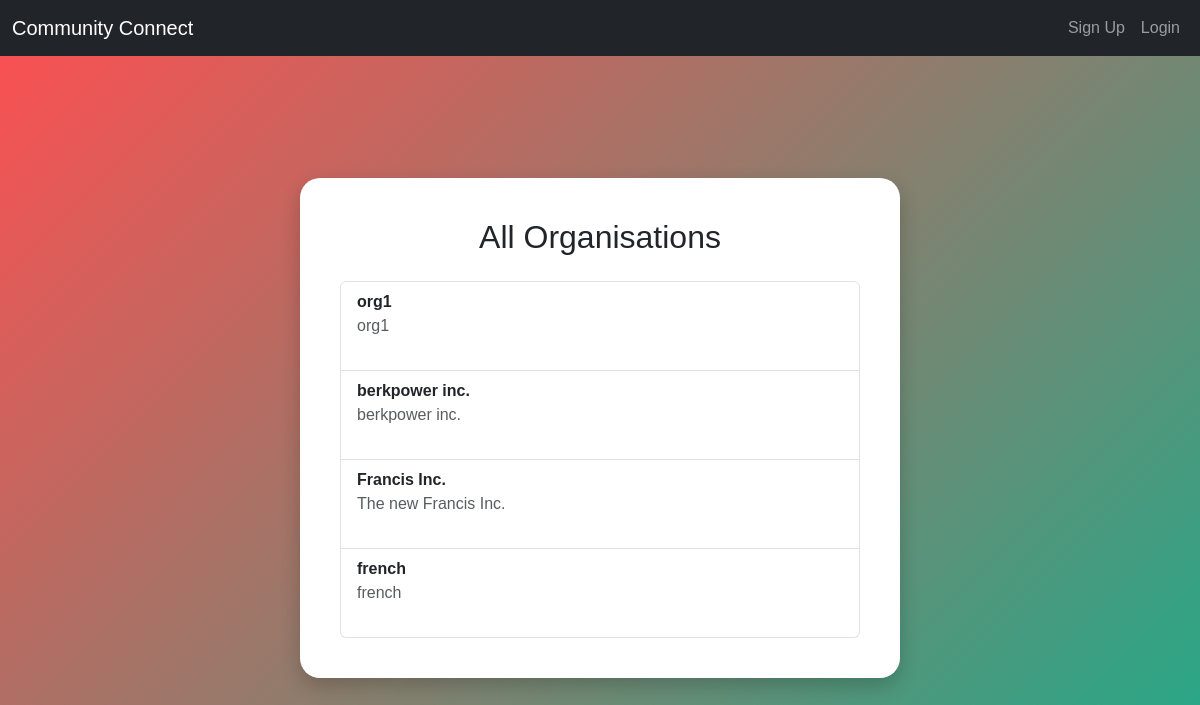
The app's page /organisations, older data.
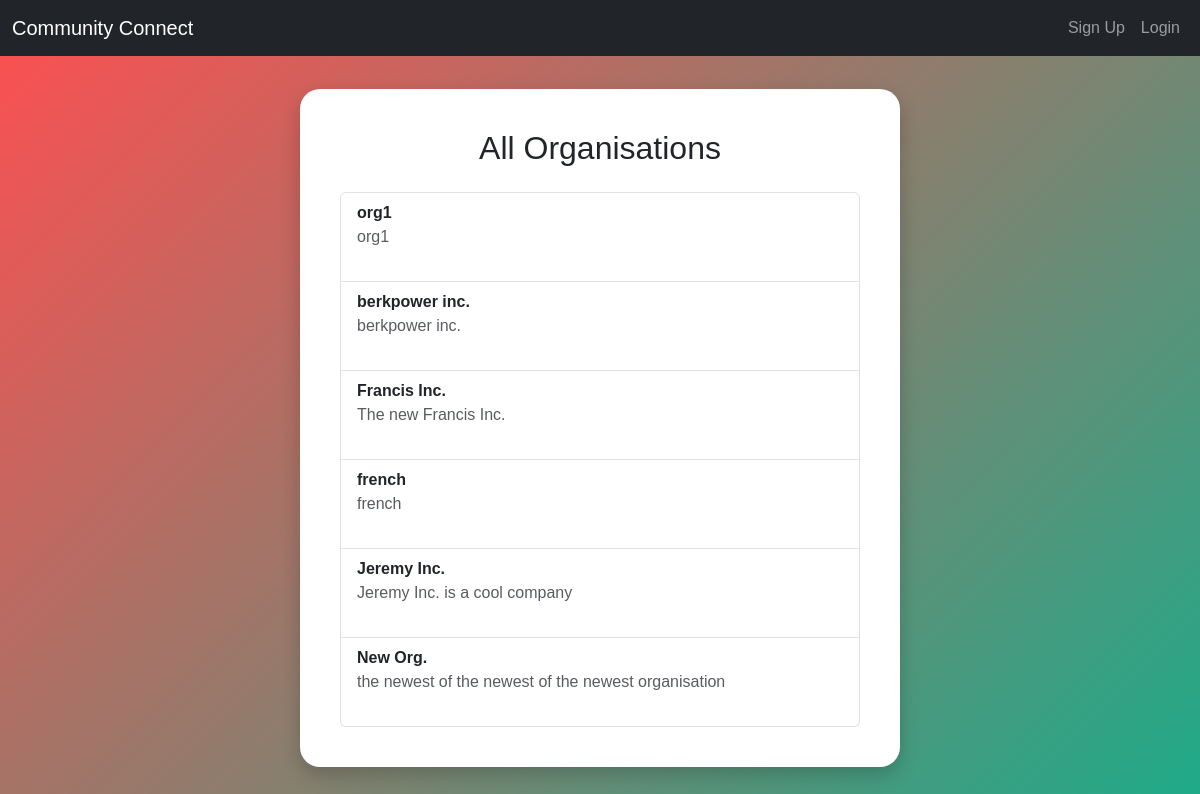
The same page, newer data.
### tables this page shows
CREATE TABLE organisation (
            organisation_id INTEGER PRIMARY KEY AUTOINCREMENT,
            user_id INTEGER NOT NULL,
            name TEXT NOT NULL,
            description TEXT,
            address TEXT,
            website_url TEXT,
            FOREIGN KEY (user_id) REFERENCES user(user_id) ON DELETE CASCADE
        );

### app.py (the view)
@app.route('/organisations')
def all_organisations():
    filter_type = request.args.get('filter')
    with get_db() as conn:
        cursor = conn.cursor()
        if filter_type == 'skills' and session.get('role') == 'volunteer':
            cursor.execute("SELECT volunteer_id FROM volunteer WHERE user_id = ?", (session['user_id'],))
            v = cursor.fetchone()
            if v:
                volunteer_id = v['volunteer_id']
                cursor.execute("""
                    SELECT skill_id FROM volunteer_skill WHERE volunteer_id = ?
                """, (volunteer_id,))
                skill_ids = [row['skill_id'] for row in cursor.fetchall()]
                if skill_ids:
                    placeholders = ",".join("?" * len(skill_ids))
                    cursor.execute(f"""
                        SELECT DISTINCT o.organisation_id, o.name, o.description, o.address
                        FROM organisation o
                        JOIN event e ON o.organisation_id = e.organisation_id
                        JOIN event_skill es ON e.event_id = es.event_id
                        WHERE es.skill_id IN ({placeholders})
                    """, skill_ids)
                    organisations = cursor.fetchall()
                else:
                    organisations = []
            else:
                organisations = []
        else:
            cursor.execute("SELECT * FROM organisation")
            organisations = cursor.fetchall()
    return render_template("organisations.html", organisations=organisations, role=session.get('role'))

### models.py (called while the page is built)
def get_db():
    conn = sqlite3.connect(db_path) # Create connection between database and flask
    conn.row_factory = sqlite3.Row # Allows fetching rows as dictionaries
    return conn

### templates/organisations.html (shortened to what this page needs)
{% extends "layout.html" %}
{% block content %}
<div class="bubble-container">
  <div class="bubble">
    <h2 class="text-center mb-4">All Organisations</h2>
    <ul class="list-group">
      {% for o in organisations %}
        <li class="list-group-item">
          <strong>{{ o.name }}</strong><br>
          {% if o.description %}
            <span class="text-muted">{{ o.description }}</span><br>
          {% endif %}
          {{ o.email }}<br>
        </li>
      {% else %}
        <li class="list-group-item">No organisations found.</li>
      {% endfor %}
    </ul>
  </div>
</div>
{% endblock %}

Row changes from the older to the newer data that the page shows:
added organisation: name "Jeremy Inc.", description "Jeremy Inc. is a cool company"
added organisation: name "New Org.", description "the newest of the newest of the newest organisation"
